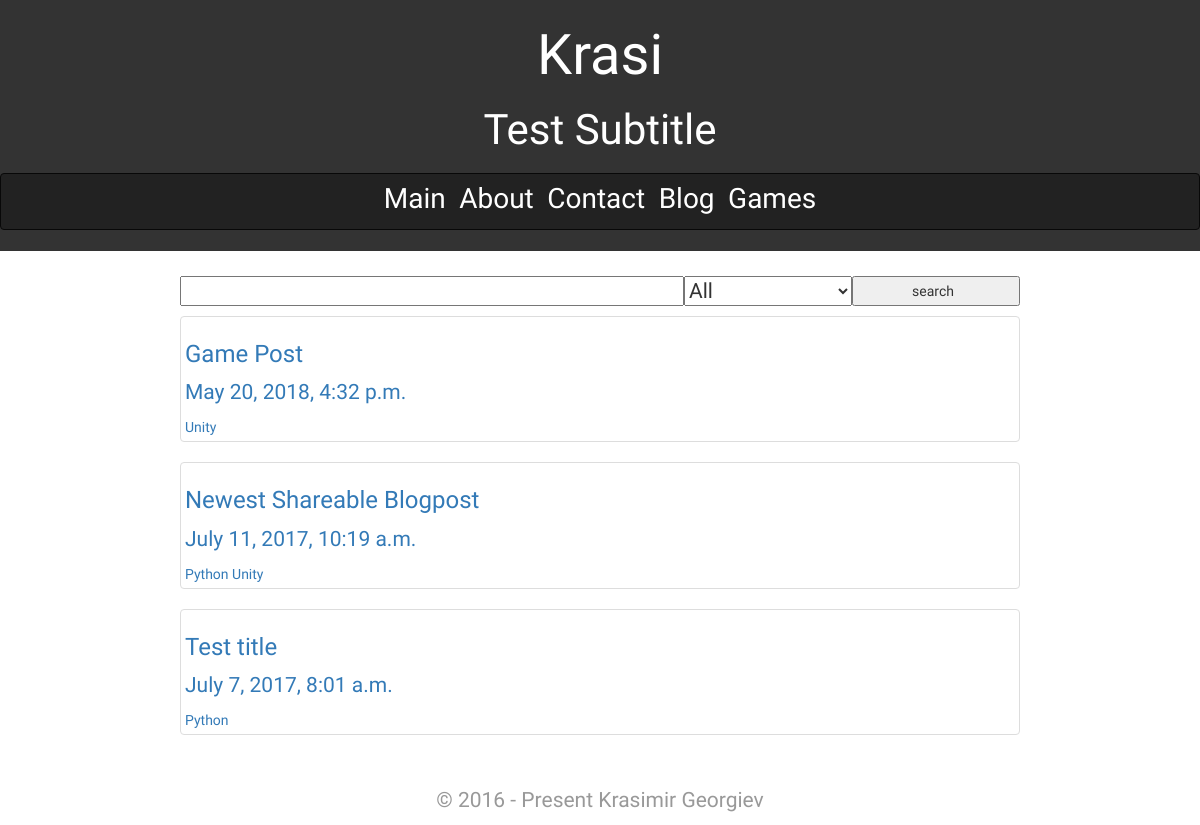
Screenshot of /blog/ with the database file from the repository.
### blog/models.py (models this page shows, shortened)
class Blog(models.Model):
	title = models.CharField(max_length = 255)
	created_at = models.DateTimeField(auto_now_add = True)
	writer = models.CharField(max_length = 255)
	shareable = models.BooleanField(default = False)
	categories = models.ManyToManyField("Category")
	class Meta():
		ordering = ['-created_at', ]

class Category(models.Model):
	name = models.CharField(max_length = 255)
	def __str__(self):
		return self.name
	class Meta:
		verbose_name_plural = "categories"

### blog/views.py (the view, shortened to what this page needs)
def blog_list(request):
	blogs = Blog.objects.all()
	search_form = forms.SearchForm()
	if request.method == "GET":
		search_form = forms.SearchForm(request.GET)
	return render(request, 'blog/blog_list.html',
		{'blog_list': blogs, 'search_form': search_form})

### blog/forms.py
class SearchForm(forms.Form):
	search_field = forms.CharField(max_length = 255, required=False)
	categories = forms.ChoiceField(choices = category_choices.CHOICES)

### blog/templates/blog/blog_list.html (shortened to what this page needs)
{% extends 'blog/layout.html' %}
{% block content %}
<form class = "search_form" action="" method = "GET">
	{{ search_form.as_p }}
	<input type="submit" value = "search" class = "search_button">
</form>
{% for blog in blog_list %}
	<a href = "{% url 'blog:blog_detail' pk=blog.pk %}">
		<div class = "thumbnail blog_box">
			<h3>
			{{ blog.title }}
			</h3>
			<p>{{ blog.created_at }}</p>
			<div class = "categories">
				{% for category in blog.categories.all %}
					{{ category }}
				{% endfor %}
			</div>
		</div>
	</a>
{% endfor %}
{% endblock %}

### assets/css/main.css (style rules this page uses)
body { font-family: 'Ubuntu', sans-serif; }
* { padding-left: 0; }
p { font-size: 1.5em; }

### blog/static/blog/css/blog.css (style rules this page uses)
.search_form { width: 100%; display: block; padding-bottom: 40px; }
.search_form * { display: inline; height: 30px; }
.search_form .search_button { display: block; width: 100%; }
.search_form #id_search_field { width: 60%; float: left; }
.search_form #id_categories { width: 40%; float: left; }
@media screen and (min-width: 620px) { .search_form #id_categories, .search_form .search_button { width: 20%; } }
@media screen and (min-width: 620px) { .search_form .search_button { display: inline; float: right; } }

### rows the page displays
Blog: title "Game Post", created_at "May 20, 2018, 4:32 p.m."
Category: name "Unity"
Blog: title "Newest Shareable Blogpost", created_at "July 11, 2017, 10:19 a.m."
Category: name "Python"
Blog: title "Test title", created_at "July 7, 2017, 8:01 a.m."
